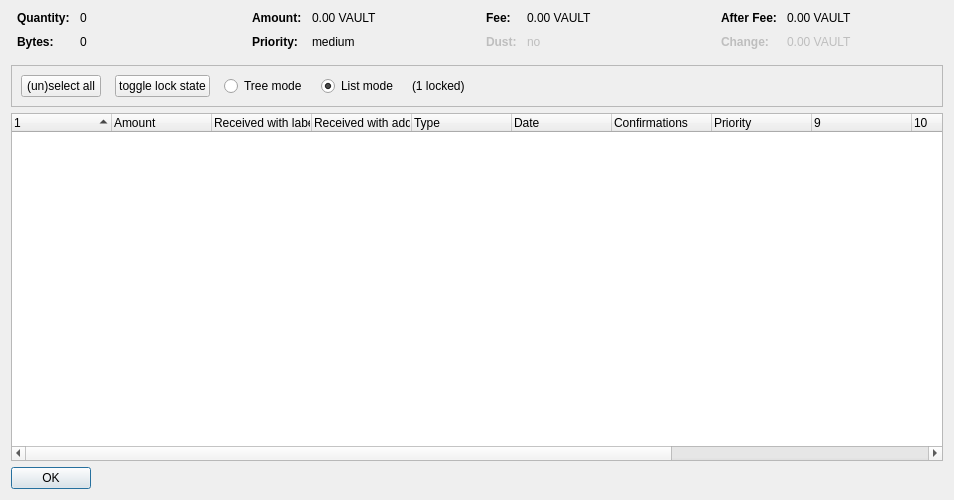
<?xml version="1.0" encoding="UTF-8"?>
<ui version="4.0">
 <class>CoinControlDialog</class>
 <widget class="QDialog" name="CoinControlDialog">
  <property name="geometry">
   <rect>
    <x>0</x>
    <y>0</y>
    <width>954</width>
    <height>500</height>
   </rect>
  </property>
  <property name="windowTitle">
   <string>Coin Selection</string>
  </property>
  <layout class="QVBoxLayout" name="verticalLayout">
   <item>
    <layout class="QHBoxLayout" name="horizontalLayoutTop" stretch="0,0,0,0">
     <property name="topMargin">
      <number>0</number>
     </property>
     <property name="bottomMargin">
      <number>10</number>
     </property>
     <item>
      <layout class="QFormLayout" name="formLayoutCoinControl1">
       <property name="horizontalSpacing">
        <number>10</number>
       </property>
       <property name="verticalSpacing">
        <number>10</number>
       </property>
       <property name="leftMargin">
        <number>6</number>
       </property>
       <property name="rightMargin">
        <number>6</number>
       </property>
       <item row="0" column="0">
        <widget class="QLabel" name="labelCoinControlQuantityText">
         <property name="font">
          <font>
           <weight>75</weight>
           <bold>true</bold>
          </font>
         </property>
         <property name="text">
          <string>Quantity:</string>
         </property>
        </widget>
       </item>
       <item row="0" column="1">
        <widget class="QLabel" name="labelCoinControlQuantity">
         <property name="cursor">
          <cursorShape>IBeamCursor</cursorShape>
         </property>
         <property name="contextMenuPolicy">
          <enum>Qt::ActionsContextMenu</enum>
         </property>
         <property name="text">
          <string notr="true">0</string>
         </property>
         <property name="textInteractionFlags">
          <set>Qt::LinksAccessibleByMouse|Qt::TextSelectableByKeyboard|Qt::TextSelectableByMouse</set>
         </property>
        </widget>
       </item>
       <item row="1" column="0">
        <widget class="QLabel" name="labelCoinControlBytesText">
         <property name="font">
          <font>
           <weight>75</weight>
           <bold>true</bold>
          </font>
         </property>
         <property name="text">
          <string>Bytes:</string>
         </property>
        </widget>
       </item>
       <item row="1" column="1">
        <widget class="QLabel" name="labelCoinControlBytes">
         <property name="cursor">
          <cursorShape>IBeamCursor</cursorShape>
         </property>
         <property name="contextMenuPolicy">
          <enum>Qt::ActionsContextMenu</enum>
         </property>
         <property name="text">
          <string notr="true">0</string>
         </property>
         <property name="textInteractionFlags">
          <set>Qt::LinksAccessibleByMouse|Qt::TextSelectableByKeyboard|Qt::TextSelectableByMouse</set>
         </property>
        </widget>
       </item>
      </layout>
     </item>
     <item>
      <layout class="QFormLayout" name="formLayoutCoinControl2">
       <property name="horizontalSpacing">
        <number>10</number>
       </property>
       <property name="verticalSpacing">
        <number>10</number>
       </property>
       <property name="leftMargin">
        <number>6</number>
       </property>
       <property name="rightMargin">
        <number>6</number>
       </property>
       <item row="0" column="0">
        <widget class="QLabel" name="labelCoinControlAmountText">
         <property name="font">
          <font>
           <weight>75</weight>
           <bold>true</bold>
          </font>
         </property>
         <property name="text">
          <string>Amount:</string>
         </property>
        </widget>
       </item>
       <item row="0" column="1">
        <widget class="QLabel" name="labelCoinControlAmount">
         <property name="cursor">
          <cursorShape>IBeamCursor</cursorShape>
         </property>
         <property name="contextMenuPolicy">
          <enum>Qt::ActionsContextMenu</enum>
         </property>
         <property name="text">
          <string notr="true">0.00 VAULT</string>
         </property>
         <property name="textInteractionFlags">
          <set>Qt::LinksAccessibleByMouse|Qt::TextSelectableByKeyboard|Qt::TextSelectableByMouse</set>
         </property>
        </widget>
       </item>
       <item row="1" column="0">
        <widget class="QLabel" name="labelCoinControlPriorityText">
         <property name="font">
          <font>
           <weight>75</weight>
           <bold>true</bold>
          </font>
         </property>
         <property name="text">
          <string>Priority:</string>
         </property>
        </widget>
       </item>
       <item row="1" column="1">
        <widget class="QLabel" name="labelCoinControlPriority">
         <property name="cursor">
          <cursorShape>IBeamCursor</cursorShape>
         </property>
         <property name="contextMenuPolicy">
          <enum>Qt::ActionsContextMenu</enum>
         </property>
         <property name="text">
          <string>medium</string>
         </property>
         <property name="textInteractionFlags">
          <set>Qt::LinksAccessibleByMouse|Qt::TextSelectableByKeyboard|Qt::TextSelectableByMouse</set>
         </property>
        </widget>
       </item>
      </layout>
     </item>
     <item>
      <layout class="QFormLayout" name="formLayoutCoinControl3">
       <property name="horizontalSpacing">
        <number>10</number>
       </property>
       <property name="verticalSpacing">
        <number>10</number>
       </property>
       <property name="leftMargin">
        <number>6</number>
       </property>
       <property name="rightMargin">
        <number>6</number>
       </property>
       <item row="0" column="0">
        <widget class="QLabel" name="labelCoinControlFeeText">
         <property name="font">
          <font>
           <weight>75</weight>
           <bold>true</bold>
          </font>
         </property>
         <property name="text">
          <string>Fee:</string>
         </property>
        </widget>
       </item>
       <item row="0" column="1">
        <widget class="QLabel" name="labelCoinControlFee">
         <property name="cursor">
          <cursorShape>IBeamCursor</cursorShape>
         </property>
         <property name="contextMenuPolicy">
          <enum>Qt::ActionsContextMenu</enum>
         </property>
         <property name="text">
          <string notr="true">0.00 VAULT</string>
         </property>
         <property name="textInteractionFlags">
          <set>Qt::LinksAccessibleByMouse|Qt::TextSelectableByKeyboard|Qt::TextSelectableByMouse</set>
         </property>
        </widget>
       </item>
       <item row="1" column="0">
        <widget class="QLabel" name="labelCoinControlLowOutputText">
         <property name="enabled">
          <bool>false</bool>
         </property>
         <property name="font">
          <font>
           <weight>75</weight>
           <bold>true</bold>
          </font>
         </property>
         <property name="text">
          <string>Dust:</string>
         </property>
        </widget>
       </item>
       <item row="1" column="1">
        <widget class="QLabel" name="labelCoinControlLowOutput">
         <property name="enabled">
          <bool>false</bool>
         </property>
         <property name="cursor">
          <cursorShape>IBeamCursor</cursorShape>
         </property>
         <property name="contextMenuPolicy">
          <enum>Qt::ActionsContextMenu</enum>
         </property>
         <property name="text">
          <string>no</string>
         </property>
         <property name="textInteractionFlags">
          <set>Qt::LinksAccessibleByMouse|Qt::TextSelectableByKeyboard|Qt::TextSelectableByMouse</set>
         </property>
        </widget>
       </item>
      </layout>
     </item>
     <item>
      <layout class="QFormLayout" name="formLayoutCoinControl4">
       <property name="horizontalSpacing">
        <number>10</number>
       </property>
       <property name="verticalSpacing">
        <number>10</number>
       </property>
       <property name="leftMargin">
        <number>6</number>
       </property>
       <property name="rightMargin">
        <number>6</number>
       </property>
       <item row="0" column="0">
        <widget class="QLabel" name="labelCoinControlAfterFeeText">
         <property name="font">
          <font>
           <weight>75</weight>
           <bold>true</bold>
          </font>
         </property>
         <property name="text">
          <string>After Fee:</string>
         </property>
        </widget>
       </item>
       <item row="0" column="1">
        <widget class="QLabel" name="labelCoinControlAfterFee">
         <property name="cursor">
          <cursorShape>IBeamCursor</cursorShape>
         </property>
         <property name="contextMenuPolicy">
          <enum>Qt::ActionsContextMenu</enum>
         </property>
         <property name="text">
          <string notr="true">0.00 VAULT</string>
         </property>
         <property name="textInteractionFlags">
          <set>Qt::LinksAccessibleByMouse|Qt::TextSelectableByKeyboard|Qt::TextSelectableByMouse</set>
         </property>
        </widget>
       </item>
       <item row="1" column="0">
        <widget class="QLabel" name="labelCoinControlChangeText">
         <property name="enabled">
          <bool>false</bool>
         </property>
         <property name="font">
          <font>
           <weight>75</weight>
           <bold>true</bold>
          </font>
         </property>
         <property name="text">
          <string>Change:</string>
         </property>
        </widget>
       </item>
       <item row="1" column="1">
        <widget class="QLabel" name="labelCoinControlChange">
         <property name="enabled">
          <bool>false</bool>
         </property>
         <property name="cursor">
          <cursorShape>IBeamCursor</cursorShape>
         </property>
         <property name="contextMenuPolicy">
          <enum>Qt::ActionsContextMenu</enum>
         </property>
         <property name="text">
          <string notr="true">0.00 VAULT</string>
         </property>
         <property name="textInteractionFlags">
          <set>Qt::LinksAccessibleByMouse|Qt::TextSelectableByKeyboard|Qt::TextSelectableByMouse</set>
         </property>
        </widget>
       </item>
      </layout>
     </item>
    </layout>
   </item>
   <item>
    <widget class="QFrame" name="frame">
     <property name="minimumSize">
      <size>
       <width>0</width>
       <height>40</height>
      </size>
     </property>
     <property name="frameShape">
      <enum>QFrame::StyledPanel</enum>
     </property>
     <property name="frameShadow">
      <enum>QFrame::Sunken</enum>
     </property>
     <layout class="QHBoxLayout" name="horizontalLayout">
      <item>
       <layout class="QHBoxLayout" name="horizontalLayoutPanel" stretch="0,0,0,0,0,0">
        <property name="spacing">
         <number>14</number>
        </property>
        <item>
         <widget class="QPushButton" name="pushButtonSelectAll">
          <property name="sizePolicy">
           <sizepolicy hsizetype="Maximum" vsizetype="Fixed">
            <horstretch>0</horstretch>
            <verstretch>0</verstretch>
           </sizepolicy>
          </property>
          <property name="text">
           <string>(un)select all</string>
          </property>
          <property name="autoDefault">
           <bool>false</bool>
          </property>
         </widget>
        </item>
        <item>
         <widget class="QPushButton" name="pushButtonToggleLock">
          <property name="sizePolicy">
           <sizepolicy hsizetype="Maximum" vsizetype="Fixed">
            <horstretch>0</horstretch>
            <verstretch>0</verstretch>
           </sizepolicy>
          </property>
          <property name="text">
           <string>toggle lock state</string>
          </property>
          <property name="autoDefault">
           <bool>false</bool>
          </property>
         </widget>
        </item>
        <item>
         <widget class="QRadioButton" name="radioTreeMode">
          <property name="sizePolicy">
           <sizepolicy hsizetype="Maximum" vsizetype="Fixed">
            <horstretch>0</horstretch>
            <verstretch>0</verstretch>
           </sizepolicy>
          </property>
          <property name="text">
           <string>Tree mode</string>
          </property>
         </widget>
        </item>
        <item>
         <widget class="QRadioButton" name="radioListMode">
          <property name="sizePolicy">
           <sizepolicy hsizetype="Maximum" vsizetype="Fixed">
            <horstretch>0</horstretch>
            <verstretch>0</verstretch>
           </sizepolicy>
          </property>
          <property name="text">
           <string>List mode</string>
          </property>
          <property name="checked">
           <bool>true</bool>
          </property>
         </widget>
        </item>
        <item>
         <widget class="QLabel" name="labelLocked">
          <property name="text">
           <string>(1 locked)</string>
          </property>
         </widget>
        </item>
        <item>
         <spacer name="horizontalSpacer">
          <property name="orientation">
           <enum>Qt::Horizontal</enum>
          </property>
          <property name="sizeHint" stdset="0">
           <size>
            <width>40</width>
            <height>20</height>
           </size>
          </property>
         </spacer>
        </item>
       </layout>
      </item>
     </layout>
    </widget>
   </item>
   <item>
    <widget class="CoinControlTreeWidget" name="treeWidget">
     <property name="contextMenuPolicy">
      <enum>Qt::CustomContextMenu</enum>
     </property>
     <property name="sortingEnabled">
      <bool>false</bool>
     </property>
     <property name="columnCount">
      <number>13</number>
     </property>
     <attribute name="headerShowSortIndicator" stdset="0">
      <bool>true</bool>
     </attribute>
     <attribute name="headerStretchLastSection">
      <bool>false</bool>
     </attribute>
     <column>
      <property name="text">
       <string/>
      </property>
     </column>
     <column>
      <property name="text">
       <string>Amount</string>
      </property>
     </column>
     <column>
      <property name="text">
       <string>Received with label</string>
      </property>
     </column>
     <column>
      <property name="text">
       <string>Received with address</string>
      </property>
     </column>
     <column>
      <property name="text">
       <string>Type</string>
      </property>
     </column>
     <column>
      <property name="text">
       <string>Date</string>
      </property>
     </column>
     <column>
      <property name="text">
       <string>Confirmations</string>
      </property>
      <property name="toolTip">
       <string>Confirmed</string>
      </property>
     </column>
     <column>
      <property name="text">
       <string>Priority</string>
      </property>
     </column>
     <column>
      <property name="text">
       <string/>
      </property>
     </column>
     <column>
      <property name="text">
       <string/>
      </property>
     </column>
     <column>
      <property name="text">
       <string/>
      </property>
     </column>
     <column>
      <property name="text">
       <string/>
      </property>
     </column>
     <column>
      <property name="text">
       <string/>
      </property>
     </column>
    </widget>
   </item>
   <item>
    <widget class="QDialogButtonBox" name="buttonBox">
     <property name="sizePolicy">
      <sizepolicy hsizetype="Maximum" vsizetype="Fixed">
       <horstretch>0</horstretch>
       <verstretch>0</verstretch>
      </sizepolicy>
     </property>
     <property name="orientation">
      <enum>Qt::Horizontal</enum>
     </property>
     <property name="standardButtons">
      <set>QDialogButtonBox::Ok</set>
     </property>
    </widget>
   </item>
  </layout>
 </widget>
 <customwidgets>
  <customwidget>
   <class>CoinControlTreeWidget</class>
   <extends>QTreeWidget</extends>
   <header>coincontroltreewidget.h</header>
  </customwidget>
 </customwidgets>
 <resources/>
 <connections/>
</ui>
